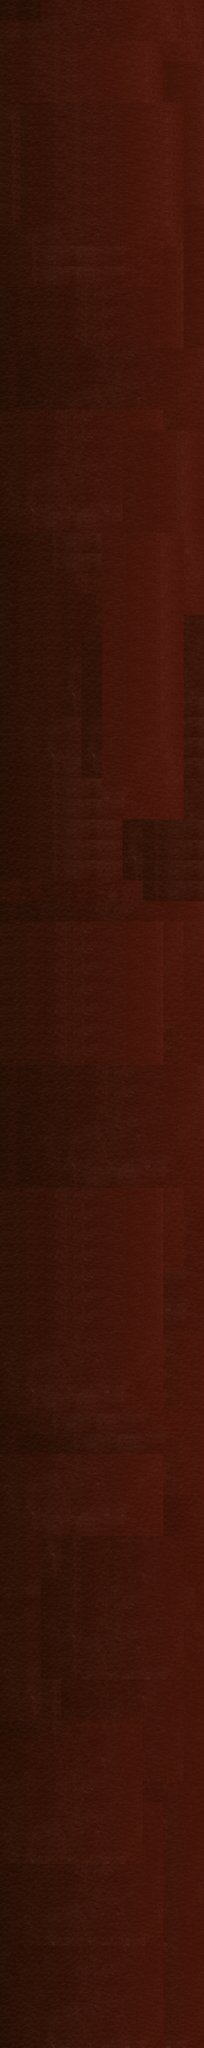

A level layout from a 2D game, rendered from its tile map. Below: a short description, then the map file with tile-grid data replaced by summaries:
An orthogonal 10x100 tile map with 32x32 px tiles, 1 tile layer (fon) and 41 objects (41x block).

<map version="1.0" orientation="orthogonal" renderorder="right-down" width="10" height="100" tilewidth="32" tileheight="32" nextobjectid="147">
 <tileset firstgid="1" name="wormhole" tilewidth="32" tileheight="32">
  <image source="back.png" width="640" height="1136" />
 </tileset>
 <layer name="fon" width="10" height="100">
  <data>[1000 cells, 1000 non-empty, 87 distinct tile ids]</data>
 </layer>
 <objectgroup color="#ff3a00" name="border">
  <object id="17" name="block" x="1" y="3" width="21" height="784" />
  <object id="20" name="block" x="1" y="786" width="148" height="32" />
  <object id="23" name="block" x="2" y="817" width="119" height="74" />
  <object id="25" name="block" x="1" y="894" width="29" height="301" />
  <object id="26" name="block" x="4" y="1199" width="74" height="29" />
  <object id="27" name="block" x="4" y="1227" width="36" height="201" />
  <object id="28" name="block" x="4" y="1429" width="12" height="431" />
  <object id="29" name="block" x="3" y="1863" width="37" height="41" />
  <object id="30" name="block" x="4" y="1907" width="74" height="36" />
  <object id="31" name="block" x="4" y="1947" width="87" height="48" />
  <object id="32" name="block" x="3" y="2001" width="29" height="286" />
  <object id="33" name="block" x="4" y="2298" width="50" height="66" />
  <object id="35" name="block" x="4" y="2370" width="19" height="452" />
  <object id="36" name="block" x="146" y="2523" width="23" height="44" />
  <object id="37" name="block" x="8" y="2827" width="47" height="114" />
  <object id="38" name="block" x="3" y="2950" width="87" height="62" />
  <object id="39" name="block" x="7" y="3019" width="74" height="16" />
  <object id="40" name="block" x="9" y="3048" width="23" height="149" />
  <object id="41" name="block" x="300" y="3085" width="17" height="110" />
  <object id="42" name="block" x="258" y="2944" width="58" height="133" />
  <object id="43" name="block" x="225" y="2771" width="91" height="164" />
  <object id="44" name="block" x="243" y="2732" width="70" height="35" />
  <object id="45" name="block" x="291" y="2430" width="24" height="289" />
  <object id="46" name="block" x="273" y="2237" width="44" height="183" />
  <object id="49" name="block" x="245" y="1943" width="69" height="96" />
  <object id="50" name="block" x="278" y="2058" width="37" height="57" />
  <object id="51" name="block" x="297" y="2127" width="19" height="97" />
  <object id="52" name="block" x="189" y="1612" width="127" height="40" />
  <object id="53" name="block" x="204" y="1661" width="108" height="26" />
  <object id="54" name="block" x="224" y="1702" width="89" height="32" />
  <object id="55" name="block" x="250" y="1750" width="60" height="49" />
  <object id="56" name="block" x="278" y="1814" width="39" height="110" />
  <object id="61" name="block" x="304" y="1126" width="12" height="480" />
  <object id="62" name="block" x="208" y="1353" width="93" height="24" />
  <object id="63" name="block" x="199" y="1356" width="6" height="79" />
  <object id="65" name="block" x="301" y="680" width="17" height="441" />
  <object id="70" name="block" x="296" y="261" width="21" height="415" />
  <object id="72" name="block" x="22" y="315" width="151" height="23" />
  <object id="73" name="block" x="157" y="320" width="18" height="183" />
  <object id="74" name="block" x="298" y="6" width="21" height="256" />
  <object id="75" name="block" x="209" y="113" width="94" height="14" />
 </objectgroup>
</map>